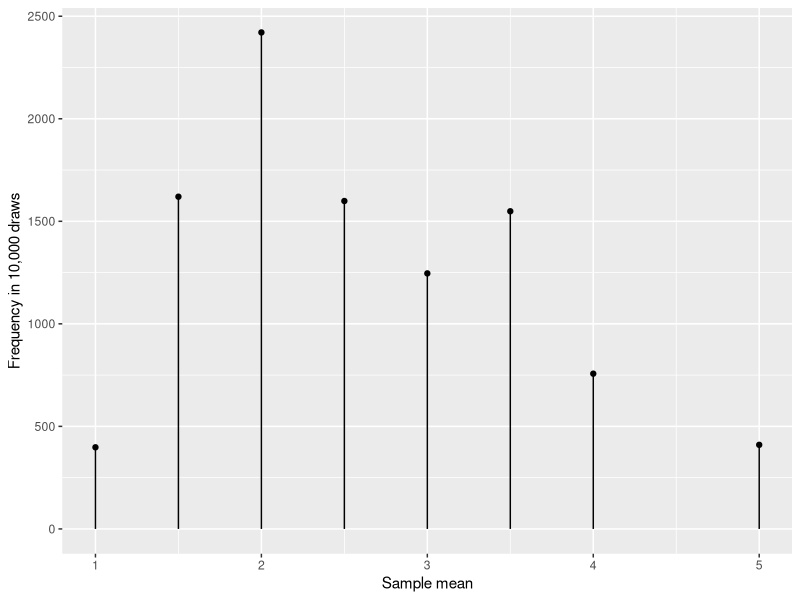
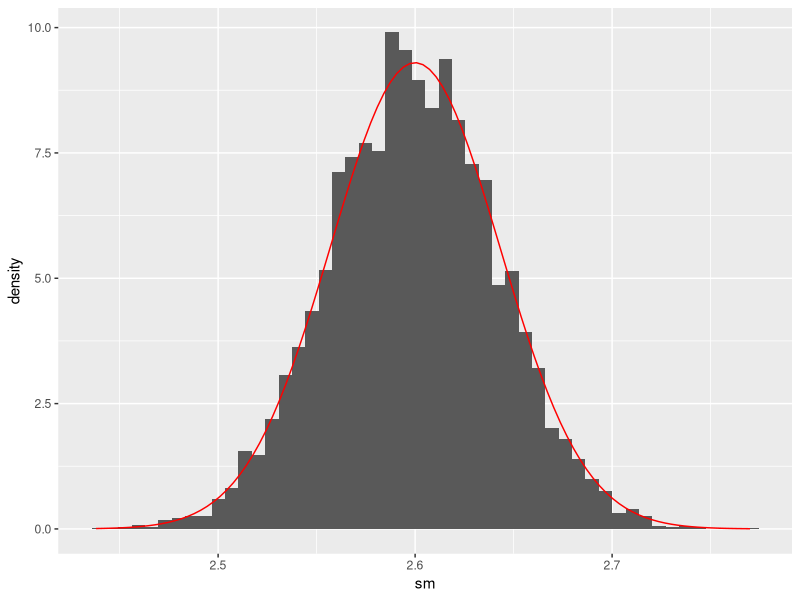
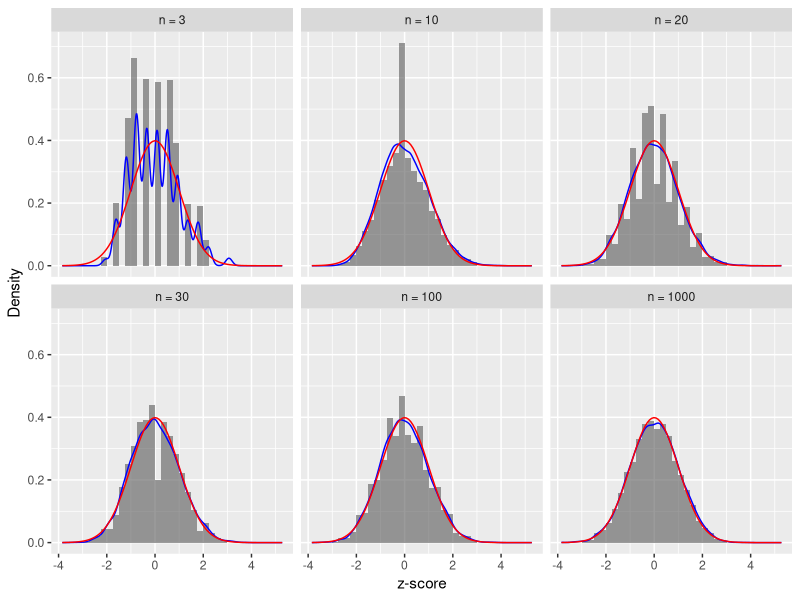
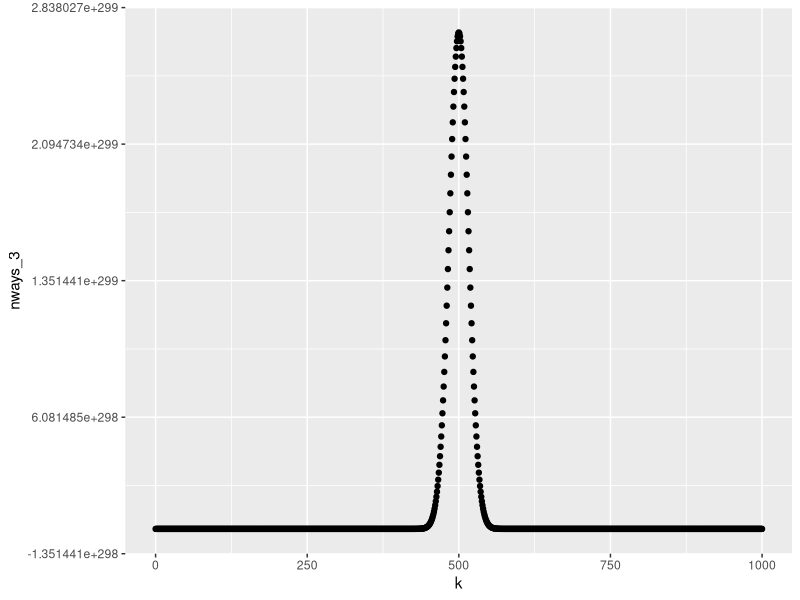
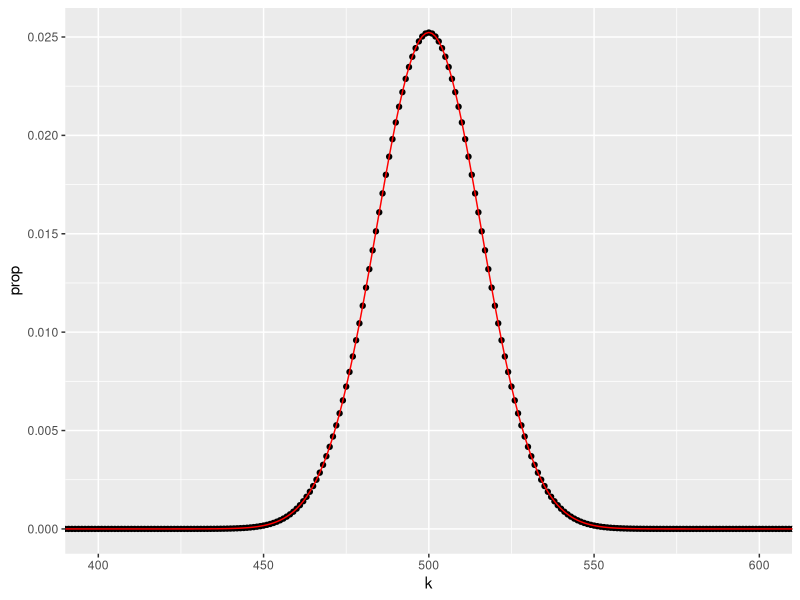
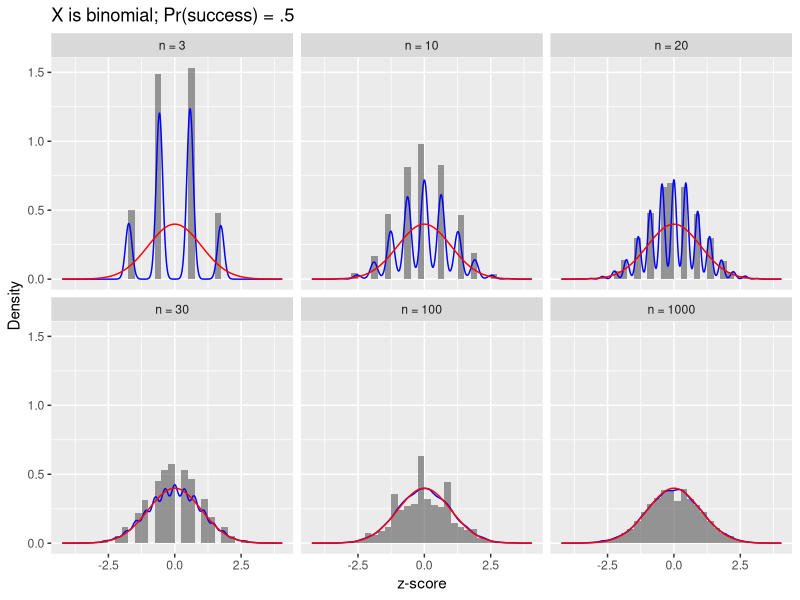
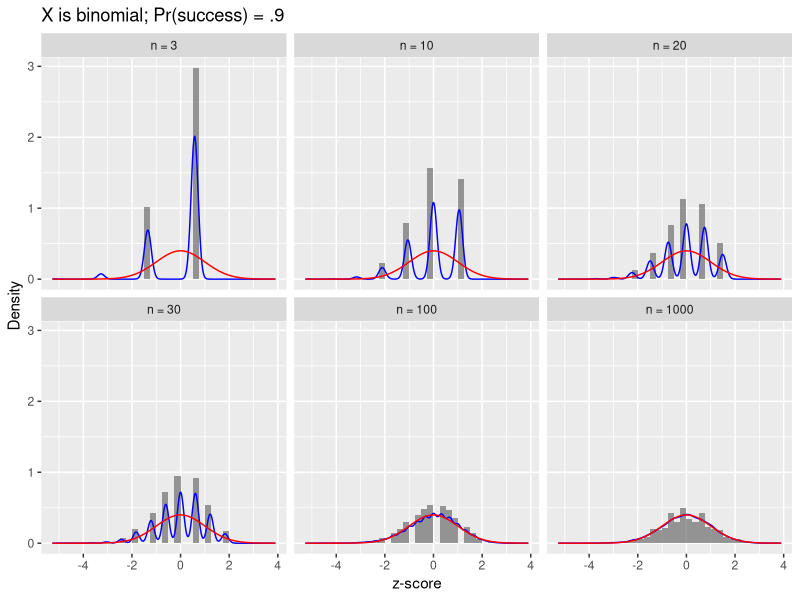
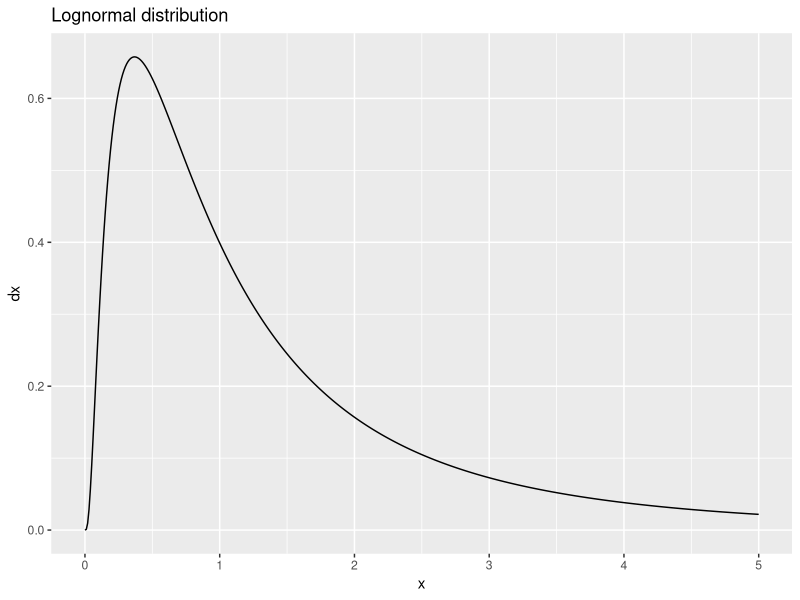

Reproduce these figures in R, in order.
## ---- chunk 1
library(tidyverse)
knitr::opts_chunk$set(fig.height=5, fig.width=8.5, fig.align="center", warning = F, message = F)
## ---- chunk 2
n <- 5
x <- c(1,2,5)

sample(x, size = n, replace = T)
sample(x, size = n, replace = T, prob = c(.5, .3, .2))
rnorm(n, mean = 0, sd = 1)

## ---- chunk 3
n <- 5
m <- 10
x <- c(1,2,5)

sample(x, size = n, replace = T)

replicate(m, sample(x, size = n, replace = T))

set.seed(60637)
replicate(m, mean(sample(x, size = n, replace = T)))
## ---- chunk 4
(sample_means <- rep(NA, m))
set.seed(60637)
for(i in 1:m){
  sample_means[i] <- mean(sample(x, size = n, replace = T))
}
sample_means
## ---- chunk 5
set.seed(60637)
map_dbl(1:10, ~ mean(sample(x, size = n, replace = T)))
## ---- chunk 6
map_dbl(c(1,3,5), ~ mean(rnorm(n = 50, mean = .x, sd = 1)))
map2_dbl(c(1,3,5), c(5, 30, 10000), ~ mean(rnorm(n = .y, mean = .x, sd = 1)))
## ---- chunk 7
x <- c(1, 2, 2, 3, 5)
ex = mean(x)
vx <- mean((x - mean(x))^2)

n <- 2
m <- 10000
samp_means <- replicate(m, mean(sample(x, size = n, replace = T)))

tibble(sm = samp_means) |> 
  count(sm) -> counts 

bind_rows(counts |> mutate(type = "tip"),
          counts |> mutate(type = "base", n = 0)) -> for_plot 

for_plot %>% 
  ggplot(aes(x = sm, y = n)) + 
  geom_point(data = filter(for_plot, type == "tip")) +
  geom_line(aes(group = factor(sm))) +
  labs(x = "Sample mean", y = "Frequency in 10,000 draws")
## ---- chunk 8
n <- 1000
samp_means <- replicate(m, mean(sample(x, size = n, replace = T)))

tibble(sm = samp_means) |> 
  ggplot(aes(x = sm)) + 
  geom_histogram(aes(y = ..density..), bins = 50) + 
  stat_function(fun = dnorm,
                args = list(mean = mean(x), sd = sqrt((mean(x^2) - mean(x)^2)/n)),
                col = "red")
## ---- chunk 9
expand_grid(n = c(3, 10, 20, 30, 100, 1000),
            rep = 1:10000) |> 
  mutate(samp = map(n, sample, x = c(1, 2, 2, 3, 5), replace = T),
         samp_mean = map_dbl(samp, mean),
         z = sqrt(n)*(samp_mean - ex)/sqrt(vx),
         facet_labs = fct_reorder(str_c("n = ", n), n)) |> 
  ggplot(aes(x = z)) +
  geom_histogram(aes(y = ..density..), breaks = .0001 + seq(-3, 3, by = .25), alpha = .6) + 
  geom_density(col = "blue") + # histogram(aes(y = ..density..), breaks = .0001 + seq(-3, 3, by = .25)) +
  facet_wrap(vars(facet_labs)) + 
  stat_function(fun = dnorm,
                args = list(mean = 0, sd = 1),
                col = "red") + 
  labs(x = "z-score", y = "Density")
## ---- chunk 10
choose(n = 1000, k = 1000)
choose(n = 1000, k = 500)
## ---- chunk 11
ks <- 0:1000
n <- 1000
## ---- chunk 12
# sapply
nways <- sapply(ks, choose, n = n)
head(nways, 4)
## ---- chunk 13
# for-loop
nways_2 <- rep(NA, 10001)
for(k in ks){
  nways_2[k+1] <- choose(k = k, n = n)
}
head(nways_2, 4)
## ---- chunk 14
# map
dat <- tibble(k = ks) |> 
  mutate(nways_3 = map_dbl(k, choose, n = n))
dat
## ---- chunk 15
dat |> 
  ggplot(aes(x = k, y = nways_3)) +
  geom_point()
## ---- chunk 16
dat |> 
  mutate(prop = nways_3/sum(nways_3),
         dn = dnorm(x = k, mean = 500, sd = sqrt(1000*.5^2))) |> 
  ggplot(aes(x = k, y = prop)) + 
  geom_point() +
  geom_line(aes(y = dn), col = "red") + 
  coord_cartesian(xlim = c(400, 600))
## ---- chunk 17
plot_function <- function(dat, mean_x = 10, sd_x = 3, title = "X is normal"){
  
  dat |> 
    mutate(samp_mean = map_dbl(samp, mean),
           z = sqrt(n)*(samp_mean - mean_x)/sd_x,
           facet_labs = fct_reorder(str_c("n = ", n), n)) |> 
    ggplot(aes(x = z)) +
    geom_histogram(aes(y = ..density..), breaks = .0001 + seq(-3, 3, by = .25), alpha = .6) + 
    geom_density(col = "blue") +
    facet_wrap(vars(facet_labs)) + 
    stat_function(fun = dnorm,
                args = list(mean = 0, sd = 1),
                col = "red") + 
    labs(x = "z-score", y = "Density", title = title)
}
## ---- chunk 18
expand_grid(n = c(3, 10, 20, 30, 100, 1000),
            rep = 1:10000) |> 
  mutate(samp = map(n, rbinom, size = 1, prob = .5)) -> dat

plot_function(dat, mean_x = .5, sd_x = .5, title = "X is binomial; Pr(success) = .5")
## ---- chunk 19
expand_grid(n = c(3, 10, 20, 30, 100, 1000),
            rep = 1:10000) |> 
  mutate(samp = map(n, rbinom, size = 1, prob = .9)) -> dat

plot_function(dat, mean_x = .9, sd_x = sqrt(.9*.1), title = "X is binomial; Pr(success) = .9")
## ---- chunk 20
x <- seq(0, 5, by = .01)
dx <- dlnorm(x)
tibble(x, dx) |> 
  ggplot(aes(x = x, y = dx)) + 
  geom_line() + 
  labs(title = "Lognormal distribution")
## ---- chunk 21

expand_grid(n = c(3, 10, 20, 30, 100, 1000),
            rep = 1:10000) |> 
  mutate(samp = map(n, rlnorm)) -> dat

plot_function(dat, mean_x = exp(1/2), sd_x = sqrt(exp(1)^2 - exp(1)), title = "X is lognormal")
## ---- chunk 22
x <- c(1,5,2,6,3,4,2)
## ---- chunk 23
mean(x^2) - mean(x)^2
## ---- chunk 24
x <- c(1,2,5)
vx <- mean(x^2) - mean(x)^2

pisv_func <- function(samp){mean(samp^2) - mean(samp)^2}
pisv_func_2 <- function(samp, ex){mean((samp - ex)^2)}

expand_grid(size = c(2, 5, 10, 20, 50, 100, 500, 1000),
            rep = 1:1000) |> 
  mutate(samp = map(size, sample, x = x, replace = T)) |> 
  mutate(pisv = sapply(samp, pisv_func),
         pisv_2 = sapply(samp, pisv_func_2, ex = mean(x))) |> 
  group_by(size) |> 
  summarize(`1. True variance` = vx,
            `3. Mean plug-in sample variance from simulation` = mean(pisv),
            `4. Mean variance estimate given true mean` = mean(pisv_2),
            `2. Theoretical variance estimate` = (1 - 1/size)*vx) |>
  pivot_longer(cols = contains("variance")) |> 
  ggplot(aes(x = size, y = value, col = name)) +
  geom_line() + 
  scale_x_log10() + 
  labs(x = "Sample size", y = "Variance", col = "") + 
  expand_limits(y = c(1, 3))
